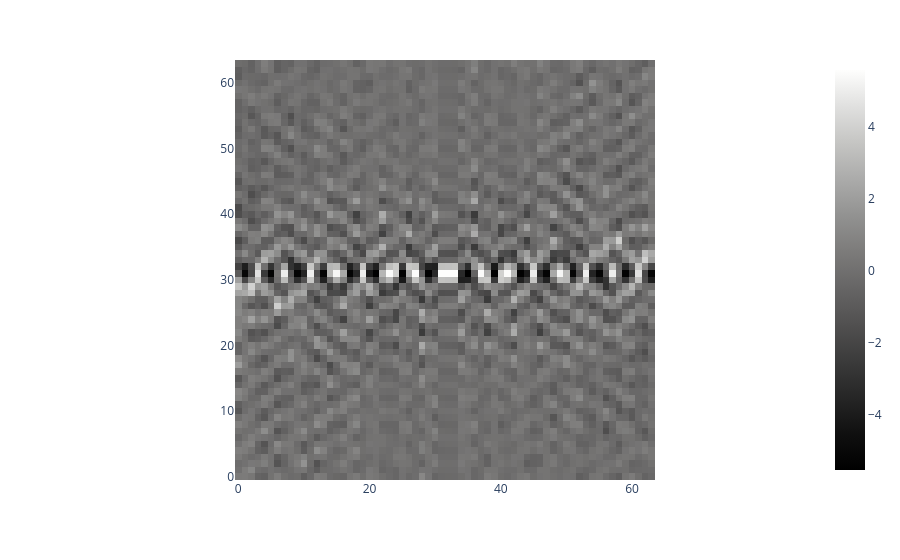

The cell this chart's notebook holds for it:
### Code cell
# the values are very wide-distributed. lets standardize it first for easier viewing
from sklearn.preprocessing import StandardScaler
scaler = StandardScaler()
L_real_scaled = scaler.fit_transform(L.real)
px.imshow(L_real_scaled, color_continuous_scale = 'gray', origin = 'lower')

### Figure 1 — Plotly figure (JSON) as saved in the notebook; plotly's stock layout.template omitted (floating-point values rounded to 4 significant figures; data arrays with more than 128 entries replaced by an {"elided": "..."} marker saying what was removed)
{"data": [{"coloraxis": "coloraxis", "hovertemplate": "x: %{x}<br>y: %{y}<br>color: %{z}<extra></extra>", "name": "0", "type": "heatmap", "xaxis": "x", "yaxis": "y", "z": {"elided": "64x64 float values"}}], "layout": {"coloraxis": {"autocolorscale": false, "colorscale": [[0, "rgb(0, 0, 0)"], [0.09091, "rgb(16, 16, 16)"], [0.1818, "rgb(38, 38, 38)"], [0.2727, "rgb(59, 59, 59)"], [0.3636, "rgb(81, 80, 80)"], [0.4545, "rgb(102, 101, 101)"], [0.5455, "rgb(124, 123, 122)"], [0.6364, "rgb(146, 146, 145)"], [0.7273, "rgb(171, 171, 170)"], [0.8182, "rgb(197, 197, 195)"], [0.9091, "rgb(224, 224, 223)"], [1, "rgb(254, 254, 253)"]]}, "margin": {"t": 60}, "xaxis": {"anchor": "y", "constrain": "domain", "domain": [0, 1], "scaleanchor": "y"}, "yaxis": {"anchor": "x", "autorange": true, "constrain": "domain", "domain": [0, 1]}}}
